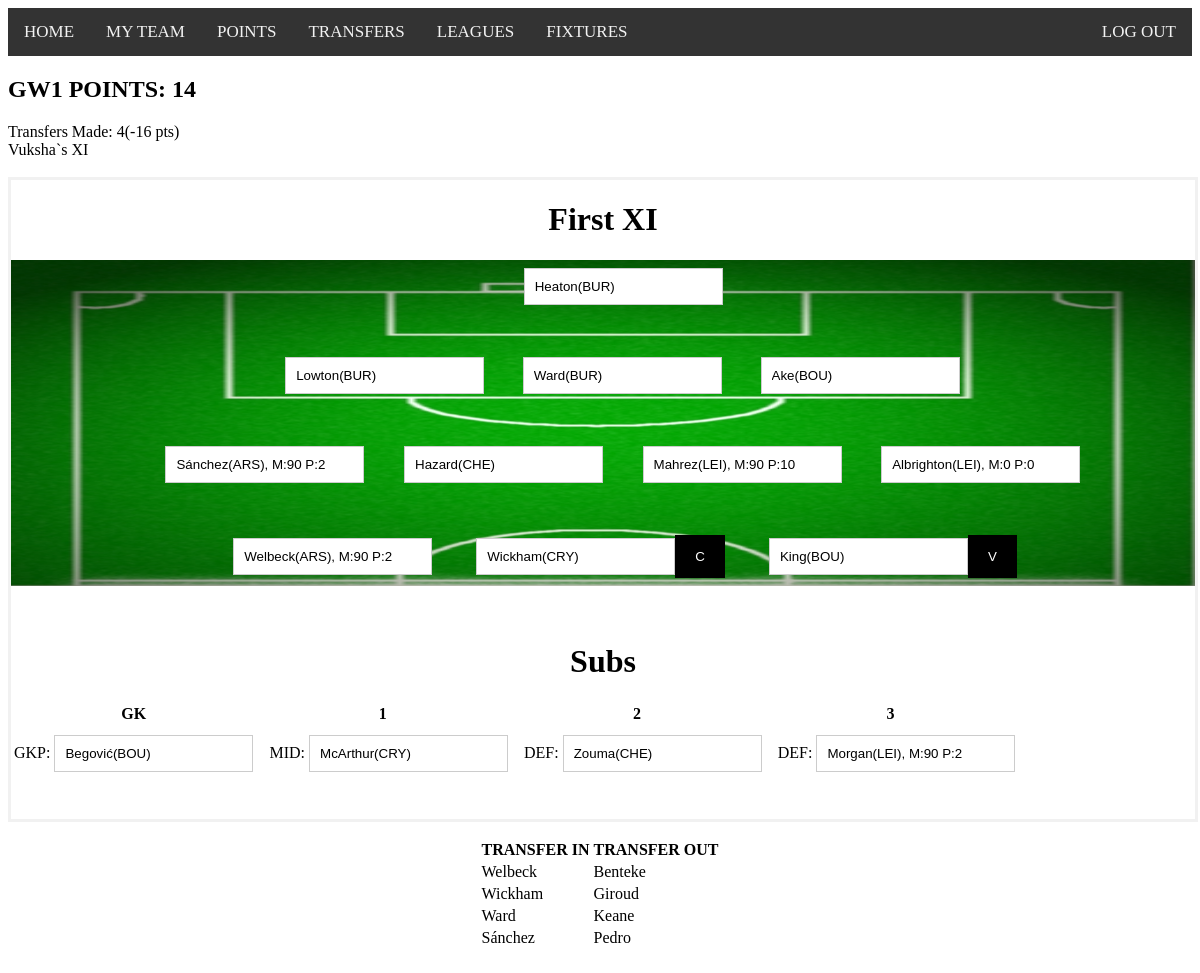
The page /points.php (signed in) on the database its author committed.
### tables this page shows
CREATE TABLE `gw_status` (
  `id_status` int(11) NOT NULL,
  `active_gw` tinyint(2) NOT NULL COMMENT 'gw to show for myteam.php',
  `points_gw` tinyint(2) DEFAULT NULL COMMENT 'gw to show for points.php',
  `game_updating` tinyint(1) NOT NULL COMMENT '0-false 1-true',
  `leagues_updated` tinyint(1) NOT NULL DEFAULT '0' COMMENT 'for current points gw',
  `players_stats_updated` tinyint(1) NOT NULL DEFAULT '0' COMMENT 'all players points in current gw',
  `inserted_teams_active_gw` tinyint(1) DEFAULT '0'
);

CREATE TABLE `users_teams` (
  `id_team` int(11) NOT NULL,
  `id_user` int(7) NOT NULL,
  `gw` tinyint(2) NOT NULL,
  `formation` tinyint(1) NOT NULL,
  `gk1` smallint(3) NOT NULL,
  `gk2` smallint(3) NOT NULL,
  `def1` smallint(3) NOT NULL,
  `def2` smallint(3) NOT NULL,
  `def3` smallint(3) NOT NULL,
  `def4` smallint(3) NOT NULL,
  `def5` smallint(3) NOT NULL,
  `mid1` smallint(3) NOT NULL,
  `mid2` smallint(3) NOT NULL,
  `mid3` smallint(3) NOT NULL,
  `mid4` smallint(3) NOT NULL,
  `mid5` smallint(3) NOT NULL,
  `fwd1` smallint(3) NOT NULL,
  `fwd2` smallint(3) NOT NULL,
  `fwd3` smallint(3) NOT NULL,
  `sub_1` smallint(3) NOT NULL,
  `sub_2` smallint(3) NOT NULL,
  `sub_3` smallint(3) NOT NULL,
  `captain` smallint(3) NOT NULL,
  `vice_captain` smallint(3) NOT NULL,
  `transfers` int(11) NOT NULL DEFAULT '0',
  `transfer_cost` int(11) NOT NULL DEFAULT '0',
  `points` smallint(3) DEFAULT NULL
);

### Connection.inc.php (called while the page is built, shortened)
<?php
class Connection {
    private $link;
    public function connect($DB_HOST, $DB_USER, $DB_PASS, $DB_NAME){
        $this->link = mysqli_connect($DB_HOST, $DB_USER, $DB_PASS) or die("Greska u konekciji!");
        mysqli_select_db($this->link, $DB_NAME) or die("Greska u selektovanju baze podataka!");
        mysqli_set_charset($this->link, 'utf8');
    }
    public function getResult($query){
        $this->result = mysqli_query($this->link, $query);
        return $this->result;
    }
}
?>

### points.php (the view, shortened to what this page needs)
<?php
require_once 'Connection.inc.php';
$connection = new Connection();
$connection->connect(DB_HOST, DB_USER, DB_PASS, DB_NAME);
$query = "SELECT * FROM gw_status";
$result = $connection->getResult($query);
$array = mysqli_fetch_array($result);
$pointsGw = (int)$array['points_gw'];
if(isset($_GET['userId'])){
    $user_id = $_GET['userId'];
    $query = "SELECT name, last_name, team_name, registration_gw FROM login WHERE id_user='".$user_id."' LIMIT 1";
    $result = $connection->getResult($query);
    if(mysqli_num_rows($result) == 0){
        $playerFound = false;
    }
    else{
        $array = mysqli_fetch_array($result);
        $name = $array['name'];
        $lastName = $array['last_name'];
        $teamName = $array['team_name'];
        $registrationGw = (int)$array['registration_gw'];
    }
}
else{
    $user_id = $_SESSION['id_user'];
    $teamName = $_SESSION['user_teamname'];
}
$query = "SELECT * FROM users_teams,formations WHERE id_user='".$user_id."' AND gw='".$pointsGw."' AND formation=id_formation";
$result = $connection->getResult($query);
if(mysqli_num_rows($result) == 0){
    $playerFound = false;
}
else{
    $playerFound = true;
    $array = mysqli_fetch_array($result);
    $transfersMade = $array['transfers'];
    $transferCost = $array['transfer_cost'];
    $players = array();
    for($i = 4; $i <= 18; $i++){
        array_push($players, $array[$i]);
    }
    $query = "SELECT id_player, club, last_name, position FROM players WHERE id_player='".$players[0]."'";
    for($i =1; $i < count($players); $i++){
        $query .= " OR id_player='".$players[$i]."'";
    }
    $result = $connection->getResult($query);
    $playersInfo = array();
    while($row = mysqli_fetch_array($result)){
        for($i = 0; $i < 4; $i++){
            array_push($playersInfo, $row[$i]);
        }
    }
    $formation = explode("-", $array['description']);
    $startingXI = array();
    array_push($startingXI, $players[0]);
    for($i = 2; $i < 2 + $formation[0]; $i++){
        array_push($startingXI, $players[$i]);
    }
    for($i = 7; $i < 7 + $formation[1]; $i++){
        array_push($startingXI, $players[$i]);
    }
    for($i = 12; $i < 12 + $formation[2]; $i++){
        array_push($startingXI, $players[$i]);
    }
    $subs = array();
    $subs[0] = $players[1];
    for($i = 19; $i <= 21; $i++){
        array_push($subs, $array[$i]);
    }
    $captain = $array[22]; $vice_captain = $array[23];
    $query = "SELECT id_player, mins_played, points_scored FROM players_stats, fixtures WHERE fixtures.gw='".$pointsGw."' AND players_stats.id_fixture=fixtures.id_fixture AND (players_stats.id_player='".$players[0]."'";
    for($i =1; $i < count($players); $i++){
        $query .= " OR players_stats.id_player='".$players[$i]."'";
    }
    $query .= ")";
    $playersPoints = array();
    $result = $connection->getResult($query);
    while($array = mysqli_fetch_array($result)){
        array_push($playersPoints, (int)$array['id_player']);
        $playerStats = $array['mins_played']."|".$array['points_scored'];
        array_push($playersPoints, $playerStats);
    }
    $points = 0;
    for($i = 0; $i < count($startingXI); $i++){
        if( ($indexPts = array_search($startingXI[$i], $playersPoints)) !== false ){
            $stat = explode("|", $playersPoints[$indexPts + 1]);
            $pts = (int)$stat[1];
            $points += $pts;
        }
    }
    if($transfersMade != 0){
        $queryTransfers = "SELECT transfer_in,transfer_out,last_name,id_player FROM users_transfers,players WHERE users_transfers.id_user='".$user_id."' AND users_transfers.gw='".$pointsGw."' AND users_transfers.transfer_in=players.id_player OR users_transfers.transfer_out=players.id_player";
        $resultTransfers = $connection->getResult($queryTransfers);
        $transfersIn = array();
        $transfersOut = array();
        while($arrayTransfers = mysqli_fetch_array($resultTransfers)){
            if($arrayTransfers['transfer_in'] == $arrayTransfers['id_player']){
                array_push($transfersIn, $arrayTransfers['last_name']);
            }
            else{
                array_push($transfersOut, $arrayTransfers['last_name']);
            }
        }
    }
}
?>
<html>
    <head>
        <link rel="stylesheet" type="text/css" href="fantazzi.css">
    </head>
    <body onload="onLoadFunction()">
        <div class="navbar"> <?php include 'navbar.php'; ?> </div>
        <?php
        if($playerFound){
        ?>
            <div id="playersPoints" class="points">
                <h2>GW<?php echo $pointsGw; ?> POINTS: <?php echo $points; ?></h2>
                Transfers Made: <?php echo $transfersMade; if($transferCost < 0) echo "(".$transferCost." pts)"; ?><br>
                <?php
                echo $teamName."<br><br>";
                ?>
            <?php
                echo "<form name='mysquad'>";
                echo "<h1 align='center'>First XI</h1>";
                echo "<div class='startingeleven'>";
                echo "<div class='gkp' align='center'>";
                $index = array_search($players[0], $playersInfo);
                if( ($indexPts = array_search($players[0], $playersPoints)) !== false ){
                    $stat = explode("|", $playersPoints[$indexPts + 1]);
                    $pts = $stat[1];
                    if($captain == $players[0]){
                        $pts = 2*(int)$pts;
                    }
                    $mins = $stat[0];
                }
                else{
                    $pts = "";
                }
                echo "<input type='text' id='".$players[0]."' value='".$playersInfo[$index + 2]."(".$playersInfo[$index + 1].")";
                if($pts !== ""){
                    echo ", M:".$mins." P:".$pts;
                }
                echo "' readonly='readonly'>";
                echo "</div><br><br>";
                echo "<div class='def' align='center'>";
                for($i = 2; $i < 2 + $formation[0]; $i++){
                    $index = array_search($players[$i], $playersInfo);
                    if( ($indexPts = array_search($players[$i], $playersPoints)) !== false ){
                        $stat = explode("|", $playersPoints[$indexPts + 1]);
                        $pts = $stat[1];
                        if($captain == $players[$i]){
                            $pts = 2*(int)$pts;
                        }
                        $mins = $stat[0];
                    }
                    else{
                        $pts = "";
                    }
                    echo "<input type='text' id='".$players[$i]."' value='".$playersInfo[$index + 2]."(".$playersInfo[$index + 1].")";
                    if($pts !== ""){
                        echo ", M:".$mins." P:".$pts;
                    }
                    echo "' readonly='readonly'>";
                }
                echo "</div><br><br>";
                echo "<div class='mid' align='center'>";
                for($i = 7; $i < 7 + $formation[1]; $i++){
                    $index = array_search($players[$i], $playersInfo);
                    if( ($indexPts = array_search($players[$i], $playersPoints)) !== false ){
                        $stat = explode("|", $playersPoints[$indexPts + 1]);
                        $pts = $stat[1];
                        $mins = $stat[0];
                    }
                    else{
                        $pts = "";
                    }
                    echo "<input type='text' id='".$players[$i]."' value='".$playersInfo[$index + 2]."(".$playersInfo[$index + 1].")";
                    if($pts !== ""){
                        echo ", M:".$mins." P:".$pts;
                    }
                    echo "' readonly='readonly'>";
                }
                echo "</div><br><br>";
                $pts = "";
                echo "<div class='fwd' align='center'>";
                for($i = 12; $i < 12 + $formation[2]; $i++){
                    $index = array_search($players[$i], $playersInfo);
                    if( ($indexPts = array_search($players[$i], $playersPoints)) !== false ){
                        $stat = explode("|", $playersPoints[$indexPts + 1]);
                        $pts = $stat[1];
                        $mins = $stat[0];
                    }
                    else{
                        $pts = "";
                    }
                    echo "<input type='text' id='".$players[$i]."' value='".$playersInfo[$index + 2]."(".$playersInfo[$index + 1].")";
                    if($pts !== ""){
                        echo ", M:".$mins." P:".$pts;
                    }
                    echo "' readonly='readonly'>";
                    if($captain == $players[$i]){
                        echo "<button id='captain' class='cap-vcap__butt' type='button'>C</button>";
                    }
                    elseif($vice_captain == $players[$i]){
                        echo "<button id='viceCaptain' class='cap-vcap__butt' type='button'>V</button>";
                    }
                }
                echo "</div></div><br><br>";
                $pts = "";
                echo "<h1 align='center'>Subs</h1>";
                echo "<div class='subs'>";
                echo "<table>";
                echo "<th>GK</th><th>1</th><th>2</th><th>3</th>";
                $index = array_search($players[1], $playersInfo);
                echo "<tr><td>";
                echo $playersInfo[$index + 3].": ";
                if( ($indexPts = array_search($players[1], $playersPoints)) !== false ){
                    $stat = explode("|", $playersPoints[$indexPts + 1]);
                    $pts = $stat[1];
                    $mins = $stat[0];
                }
                else{
                    $pts = "";
                }
                echo "<input type='text' id='".$players[1]."' value='".$playersInfo[$index + 2]."(".$playersInfo[$index + 1].")";
                if($pts !== ""){
                    echo ", M:".$mins." P:".$pts;
                }
                echo "' readonly='readonly'></td>";
                $pts = "";
                for($i = 1; $i < 4; $i++){
                    $index = array_search($subs[$i], $playersInfo);
                    echo "<td>";
                    $pos = $playersInfo[$index + 3];
                    if( ($indexPts = array_search($subs[$i], $playersPoints)) !== false ){
                        $stat = explode("|", $playersPoints[$indexPts + 1]);
                        $pts = $stat[1];
                        $mins = $stat[0];
                    }
                    else{
                        $pts = "";
                    }
                    echo $pos.": ";
                    echo "<input type='text' id='".$subs[$i]."' value='".$playersInfo[$index + 2]."(".$playersInfo[$index + 1].")";
                    if($pts !== ""){
                        echo ", M:".$mins." P:".$pts;
                    }
                    echo "' readonly='readonly'></td>";
                }
                echo "</tr></table></div><br><br>";
                echo "</form>";
                if($transfersMade != 0){
                ?>
                <div class="transfers" align="center">
                <table>
                    <th>TRANSFER IN</th><th>TRANSFER OUT</th>
                    <?php
                        for($i = 0; $i < count($transfersIn); $i++){
                            echo "<tr><td>".$transfersIn[$i]."</td><td>".$transfersOut[$i]."</td></tr>";
                        }
                    ?>
                </table>
                </div>
                <?php
                }
                ?>
            </div>
        <?php
        }
        else{
            $msg = "No user with given ID in DB for GW".$pointsGw."!";
            echo "<span style='color:white; background-color:red'>". $msg . "</span>";
        }
        ?>
    </body>
</html>

### fantazzi.css (style rules this page uses)
html, body, #fullheight { min-height: 100% !important; height: 100%; }
.navbar { overflow: hidden; background-color: #333; }
form { width: 100%; border: 3px solid #f1f1f1; }
input[type=text], input[type=password], input[type=email] { padding: 10px; margin: 8px 0; display: inline-block; border: 1px solid #ccc; box-sizing: border-box; }
.startingeleven { background-image: url("images/footballcourt.jpg"); background-repeat: no-repeat; background-position: center; background-size: 100% 100%; z-index: 1; }
input[type=submit], button { padding: 14px 20px; margin: 8px 0; border: none; cursor: pointer; opacity: 1; }
.cap-vcap__butt { color: white; background-color: black; }

### rows shown on the page
gw_status: points_gw "1"
users_teams: transfers "4", transfer_cost "-16", gk1 "Heaton(BUR)", def1 "Lowton(BUR)", def2 "Ward(BUR)", def3 "Ake(BOU)", mid1 "Sánchez(ARS), M:90 P:2", mid2 "Hazard(CHE)", mid3 "Mahrez(LEI), M:90 P:10", mid4 "Albrighton(LEI), M:0 P:0", fwd1 "Welbeck(ARS), M:90 P:2"

### other values the page prints
$points "14"
$teamName "Vuksha`s XI"
$playersInfo[$index + 3] "GKP"
$pos "MID"
$pos "DEF"
$transfersIn[$i] "Welbeck"
$transfersOut[$i] "Benteke"
$transfersIn[$i] "Wickham"
$transfersOut[$i] "Giroud"
$transfersIn[$i] "Ward"
$transfersOut[$i] "Keane"
$transfersIn[$i] "Sánchez"
$transfersOut[$i] "Pedro"
